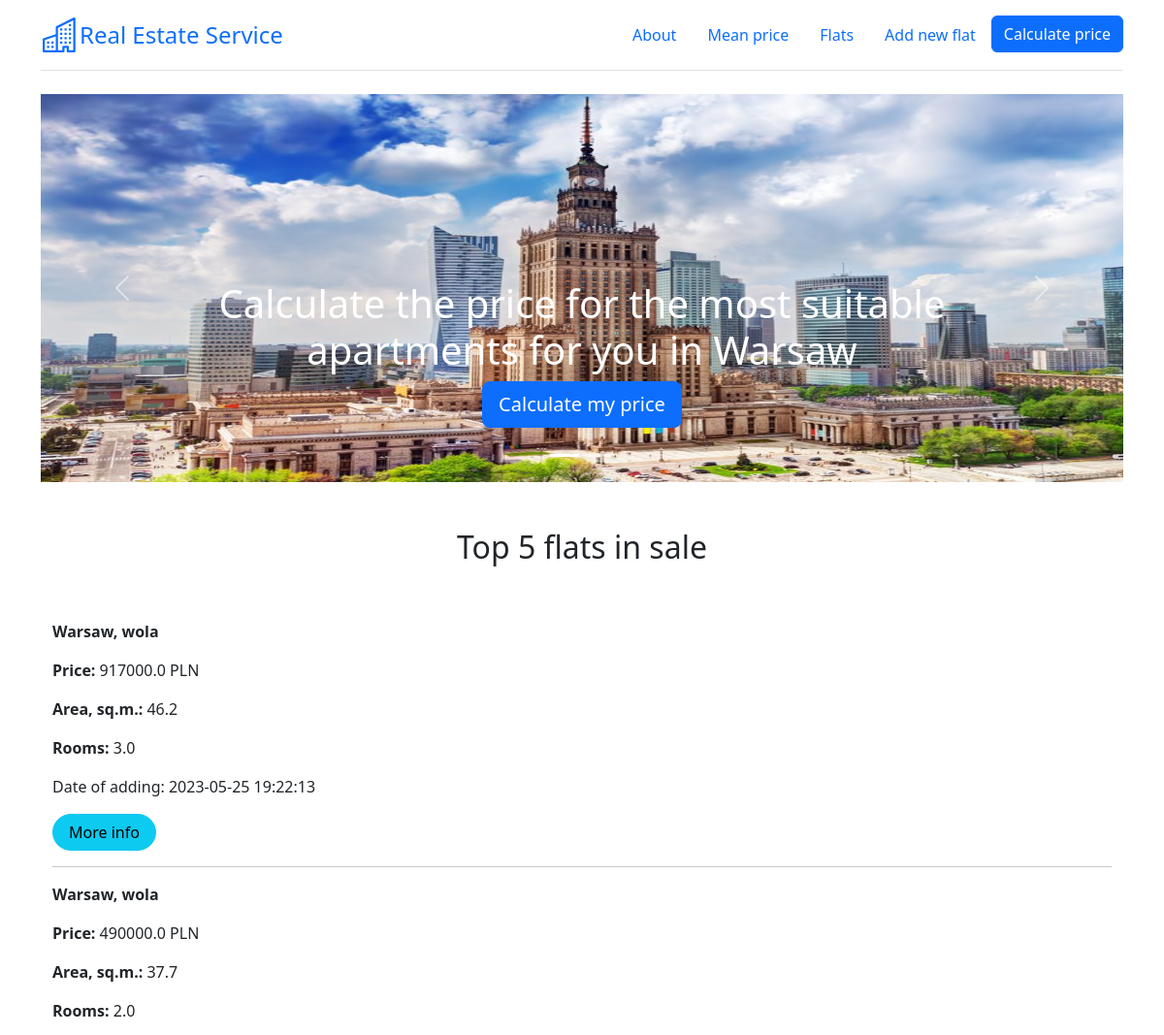
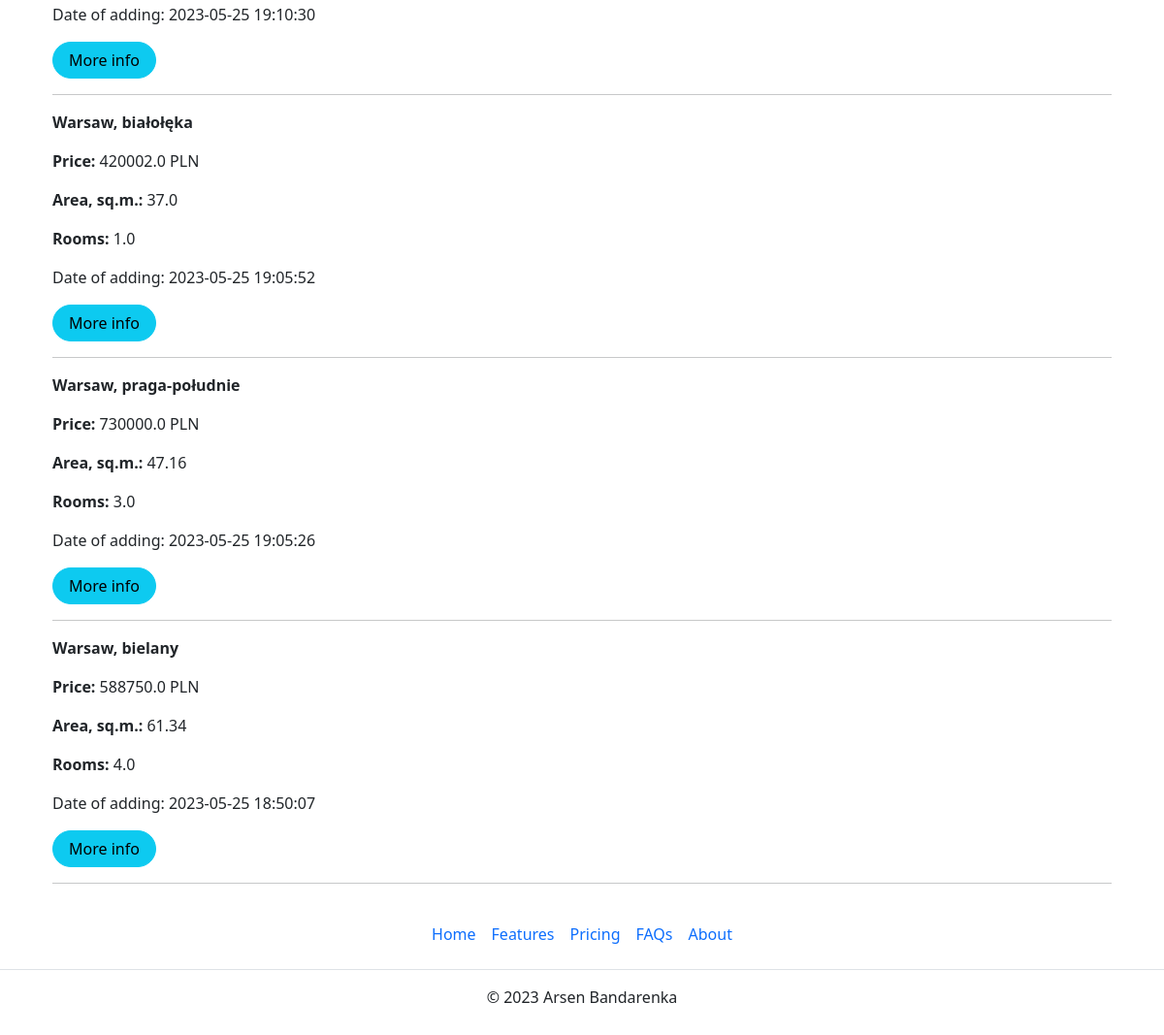
/home, run on an earlier commit of the app's database (2 pictures, top to bottom).
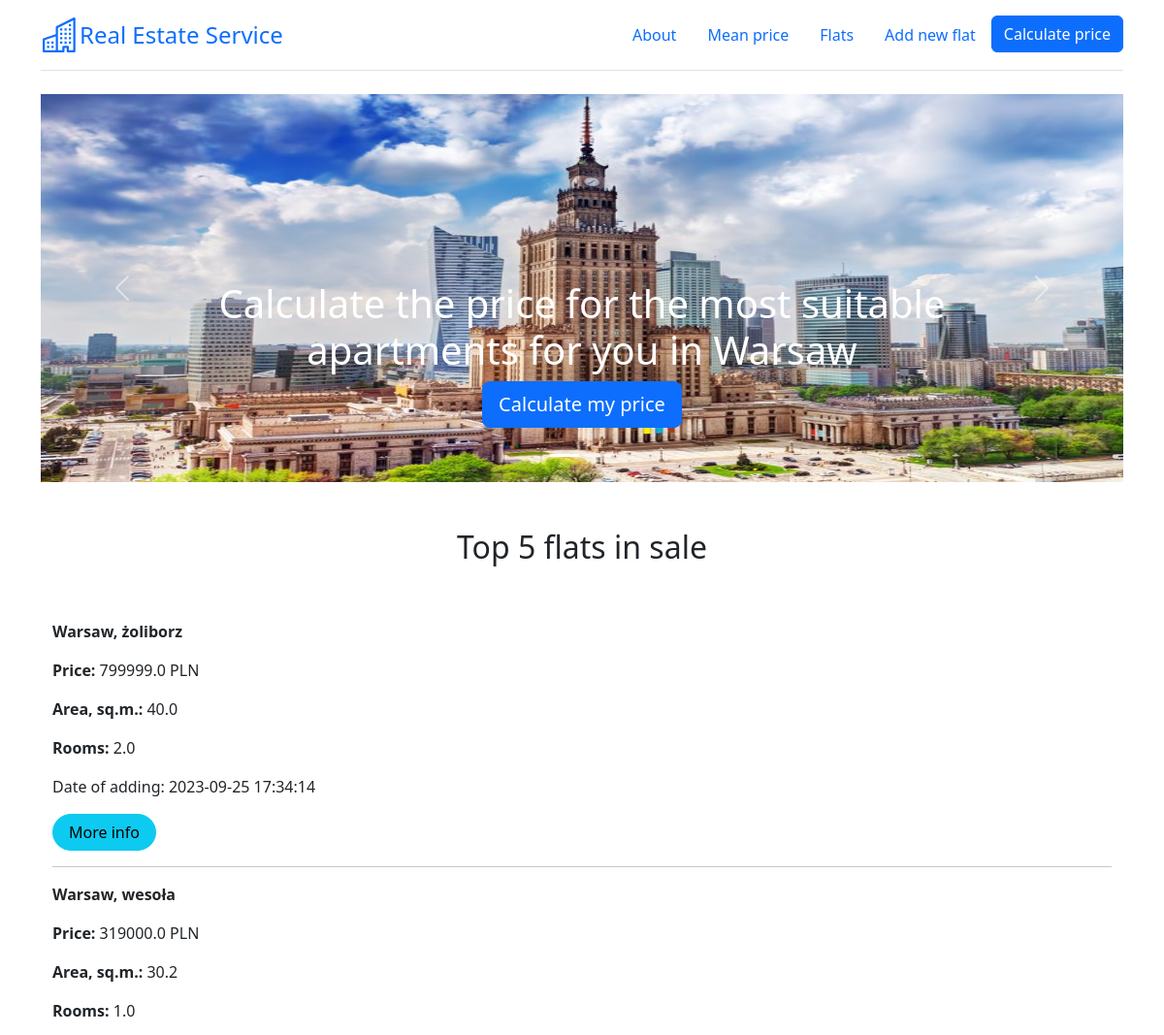
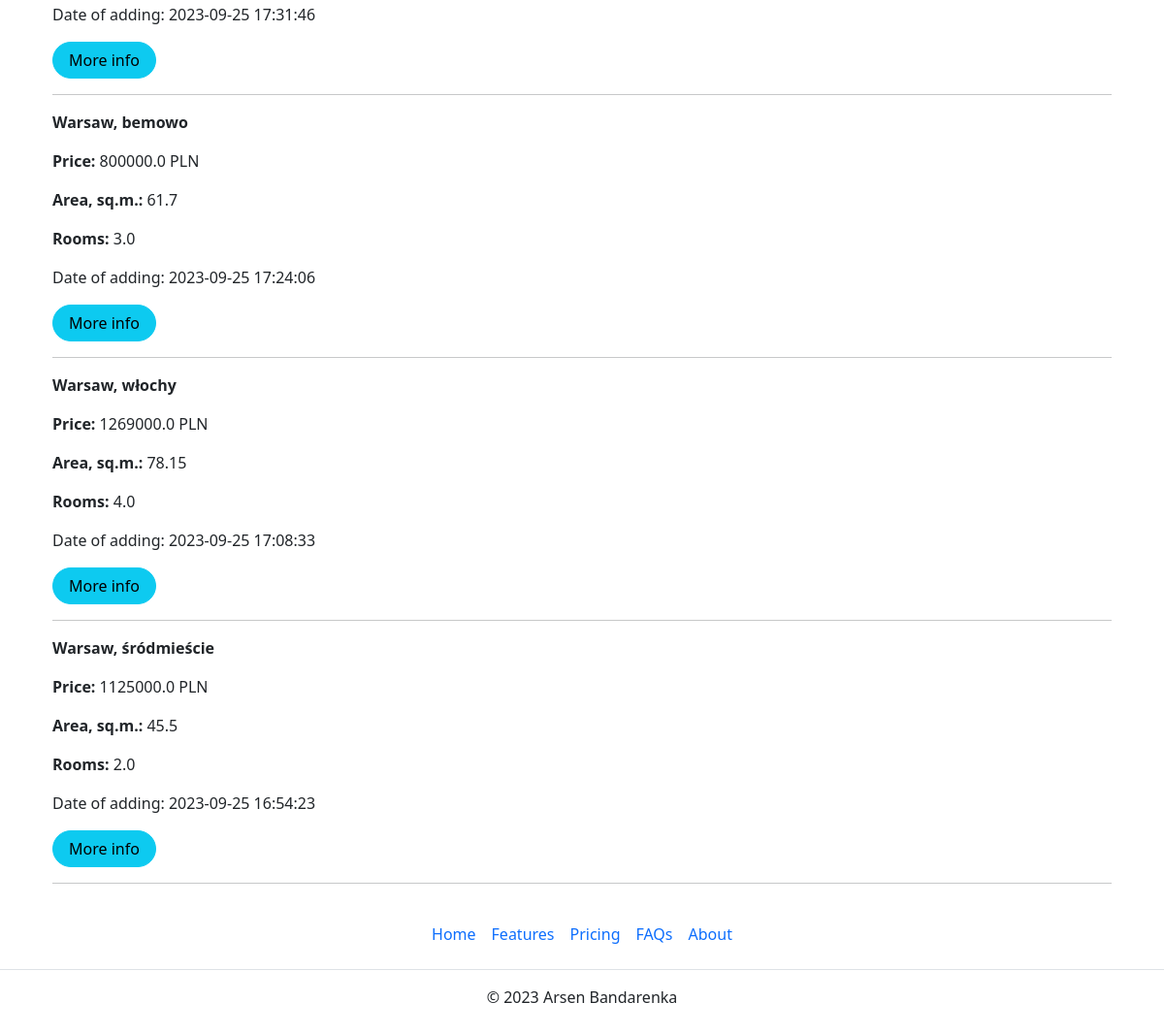
And on a later commit of the database (2 pictures, top to bottom).
### app.py (models this page shows)
class Flat(db.Model):
    __tablename__ = "flats_load"
    __table_args__ = {'extend_existing': True}
    id = db.Column(db.Integer, primary_key=True, unique=True)
    district = db.Column(db.Text)
    street = db.Column(db.Text)
    price = db.Column(db.Float)
    area = db.Column(db.Float)
    rooms = db.Column(db.Integer)
    renovation = db.Column(db.Integer)
    floor = db.Column(db.Integer)
    market = db.Column(db.Integer)
    elevator = db.Column(db.Integer)
    balcony = db.Column(db.Integer)
    terrace = db.Column(db.Integer)
    garden = db.Column(db.Integer)
    central_heating = db.Column(db.Integer)
    seller = db.Column(db.Integer)
    blok = db.Column(db.Integer)
    parking = db.Column(db.Integer)
    publication_date = db.Column(db.DateTime, default=datetime.datetime.now())

### app.py (the view)
@app.route('/')
@app.route('/home')
def home():
    flats = db.session.execute(db.select(Flat).order_by(Flat.publication_date.desc())).fetchmany(5)
    flats = [f[0] for f in flats]
    return render_template('main_page.html', flats=flats, floor_dict=floor_dict)

### templates/main_page.html (shortened to what this page needs)
{% extends 'base.html' %}
{% block carousel %}
<div class="container">
<div id="myCarousel" class="carousel slide mb-6" data-bs-ride="carousel" data-bs-theme="light">
    <div class="carousel-indicators">
      <button type="button" data-bs-target="#myCarousel" data-bs-slide-to="0" aria-label="Slide 1" class="active" aria-current="true"></button>
      <button type="button" data-bs-target="#myCarousel" data-bs-slide-to="1" aria-label="Slide 2" class=""></button>
    </div>
    <div class="carousel-inner">
      <div class="carousel-item active">
          <img src="static/images/waw_image.jpg" alt="Warsaw image" width="1300" height="400">
        <div class="container">
          <div class="carousel-caption">
            <h1>Calculate the price for the most suitable apartments for you in Warsaw</h1>
            <p><a class="btn btn-lg btn-primary" href="/predict_price">Calculate my price</a></p>
          </div>
        </div>
      </div>
    </div>
    <button class="carousel-control-prev" type="button" data-bs-target="#myCarousel" data-bs-slide="prev">
      <span class="carousel-control-prev-icon" aria-hidden="true"></span>
    </button>
    <button class="carousel-control-next" type="button" data-bs-target="#myCarousel" data-bs-slide="next">
      <span class="carousel-control-next-icon" aria-hidden="true"></span>
    </button>
  </div>
</div>
{% endblock %}
{% block text_center %}<h2>Top 5 flats in sale</h2>{% endblock %}
{% block body %}
<div class="container">
    {% for flat in flats %}
    <p><strong>Warsaw, {{flat.district}}</strong></p>
    <p><strong>Price: </strong> {{flat.price}} PLN</p>
    <p><strong>Area, sq.m.: </strong> {{flat.area}}</p>
    <p><strong>Rooms: </strong> {{flat.rooms}}</p>
    <p>Date of adding: {{flat.publication_date}}</p>
    <a href="/flats/{{ flat.id }}" class="btn btn-info rounded-pill px-3">More info</a>
    <hr>
    {% endfor %}
</div>
{% endblock %}

What changed in the data, as far as the page shows it:
no longer on this page (row edited): Flat: district "wola", price "917000.0", area "46.2", rooms "3.0", publication_date "2023-05-25 19:22:13"
no longer on this page (row edited): Flat: district "wola", price "490000.0", area "37.7", rooms "2.0", publication_date "2023-05-25 19:10:30"
removed Flat: district "białołęka", price "420002.0", area "37.0", rooms "1.0", publication_date "2023-05-25 19:05:52"
no longer on this page (row edited): Flat: district "praga-południe", price "730000.0", area "47.16", rooms "3.0", publication_date "2023-05-25 19:05:26"
removed Flat: district "bielany", price "588750.0", area "61.34", rooms "4.0", publication_date "2023-05-25 18:50:07"
now on this page (row edited): Flat: district "żoliborz", price "799999.0", area "40.0", rooms "2.0", publication_date "2023-09-25 17:34:14"
now on this page (row edited): Flat: district "wesoła", price "319000.0", area "30.2", rooms "1.0", publication_date "2023-09-25 17:31:46"
now on this page (row edited): Flat: district "bemowo", price "800000.0", area "61.7", rooms "3.0", publication_date "2023-09-25 17:24:06"
added Flat: district "włochy", price "1269000.0", area "78.15", rooms "4.0", publication_date "2023-09-25 17:08:33"
added Flat: district "śródmieście", price "1125000.0", area "45.5", rooms "2.0", publication_date "2023-09-25 16:54:23"
